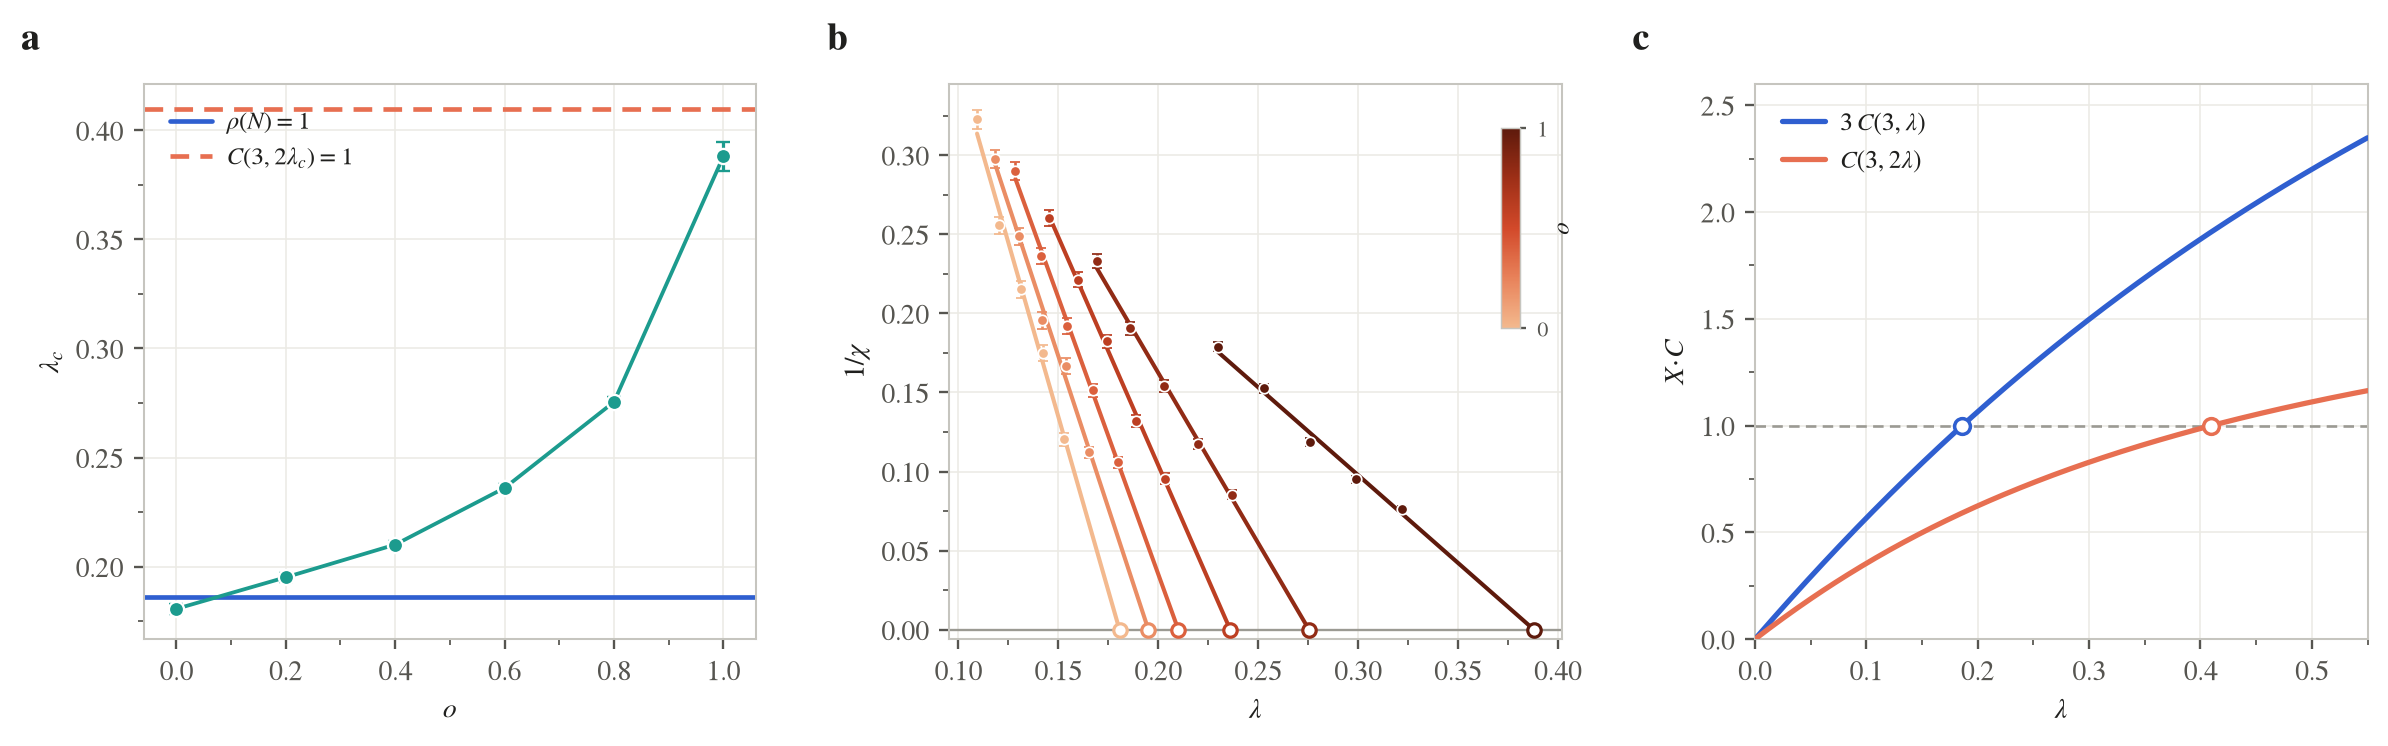

The script that saved this image:
"""Figure 7: the falsifiable test -- does the threshold move with inter-layer
group overlap, which the next-generation matrix cannot see?

(2.7) reads only P(k), m and theta. Two multiplexes with the same P(k) and the
same m therefore carry the same predicted lambda_c, no matter how their layers
are positioned relative to one another. Overlap -- a layer-2 group re-using a
node pair that already shares a layer-1 group -- closes a 4-cycle, exactly what
the local-tree assumption discards. So a measured dependence of lambda_c on o is
a direct, quantitative reading of the tree closure's failure.

Family: every node has layer-degree (2,2), m = (3,3), and a fraction o of the
layer-1 groups is reproduced verbatim in layer 2 (see overlap.py). P(k) and m
are identical throughout; o is the only thing that varies.

Two reference lines bracket the effect:
  theory   1 * C(3,lam) * 3 = 1                  -> lambda_c = 0.18614  (flat in o)
  o = 1    layer 2 is a copy, so each physical group carries rate 2*lam and a
           node has 2 physical groups: 1 * C(3, 2 lam) = 1 -> lambda_c = 0.40974
"""
import json
import os
import numpy as np
from scipy.optimize import brentq

from theory import cascade_C, lambda_c_rho
from overlap import build_overlap_multiplex
from simulate import _membership, outbreak_size
from figure4_rho12 import _wls, _xintercept, bootstrap_lc

M_GROUPS = (3, 3)
KDEG = 2
N_SIM = 20000
NGRAPHS = 4
# The window must stay clear of lambda_c: 1/chi is linear only asymptotically,
# and close to the threshold chi grows until the outbreak cap truncates it. A
# first attempt with [0.72,0.92] put the top point within 3% of lambda_c for the
# intermediate overlaps -- where the initial guess was weakest -- and the fits
# came back with 15-sigma residual curvature. Backing the window off and letting
# it re-centre three times keeps every point comfortably subcritical.
WINDOW = np.array([0.60, 0.66, 0.72, 0.78, 0.84])
O_SIM = [0.0, 0.2, 0.4, 0.6, 0.8, 1.0]

P_FAM = {(KDEG, KDEG): 1.0}
LC_THEORY = lambda_c_rho(P_FAM, M_GROUPS)                       # 0.186141
LC_O1 = brentq(lambda L: cascade_C(3, L, 1) - 1.0, 1e-9, 60, xtol=1e-14) / 2


def chi_at(o, lam, n_seeds, seed, cap=None):
    """Mean subcritical outbreak size, averaged over NGRAPHS realisations."""
    rng = np.random.default_rng(seed)
    cap = cap or N_SIM // 4          # generous: truncating the tail biases chi low
    sizes = []
    for _ in range(NGRAPHS):
        groups, _o = build_overlap_multiplex(N_SIM, M_GROUPS, KDEG, o, rng)
        owner = _membership(groups, N_SIM)
        beta = [lam, lam]
        for _ in range(n_seeds // NGRAPHS):
            v = int(rng.integers(N_SIM))
            s, _h = outbreak_size(groups, owner, beta, [1, 1], v, rng, cap=cap)
            sizes.append(s)
    a = np.asarray(sizes, float)
    return a.mean(), a.std(ddof=1) / np.sqrt(len(a))


def scaled_errors(lams_all, y_all, ye_all, ses):
    """PDG-style scaling of the fitted uncertainties.

    The delta-method standard error on the x-intercept assumes the linear law
    holds exactly over the window. Where residual curvature survives, chi2/dof
    exceeds 1 and that error is optimistic; the standard remedy is to inflate it
    by sqrt(chi2/dof). Here it matters at o=1 (chi2/dof = 4.7), whose window
    spans the widest absolute lambda range and so retains the most curvature.
    """
    out, fac = [], []
    for i in range(len(ses)):
        x, y, ye = map(np.asarray, (lams_all[i], y_all[i], ye_all[i]))
        a, b, _ = _wls(x, y, ye)
        chi2 = (((y - (a + b * x)) / ye) ** 2).sum() / (len(x) - 2)
        f = max(1.0, np.sqrt(chi2))
        fac.append(f)
        out.append(ses[i] * f)
    return np.array(out), np.array(fac)


def realised_overlap(o, seed, reps=3):
    rng = np.random.default_rng(seed)
    vals = [build_overlap_multiplex(N_SIM, M_GROUPS, KDEG, o, rng)[1]
            for _ in range(reps)]
    return float(np.mean(vals))


def lambda_c_of_o(o, seed):
    """Three passes: two cheap ones to re-centre the window on lambda_c, then a
    high-statistics measurement. Returns the fit and its residual pulls, so a
    badly placed window cannot pass silently."""
    guess = LC_THEORY + o * (LC_O1 - LC_THEORY)          # bracketing interpolation
    for npass, nseed in ((0, 1200), (1, 2000), (2, 6000)):
        lams = WINDOW * guess
        y, ye = [], []
        for L in lams:
            c, se = chi_at(o, L, nseed, seed + 17 * npass + int(1000 * L))
            y.append(1.0 / c)
            ye.append(se / c ** 2)
        y, ye = np.array(y), np.array(ye)
        lc, selc = _xintercept(lams, y, ye)
        guess = lc
    a, b, _ = _wls(lams, y, ye)
    pulls = (y - (a + b * lams)) / ye
    return lc, selc, lams, y, ye, pulls


def main():
    cache = "figure7_data.json"
    if os.path.exists(cache):
        d = json.load(open(cache))
        os_, lcs, ses = (np.array(d["o"]), np.array(d["lc"]), np.array(d["se"]))
        opair = np.array(d["o_pair"])
        lams_all = [np.array(v) for v in d["lams_all"]]
        y_all = [np.array(v) for v in d["y_all"]]
        ye_all = [np.array(v) for v in d["ye_all"]]
    else:
        os_, lcs, ses, opair = [], [], [], []
        lams_all, y_all, ye_all = [], [], []
        for i, o in enumerate(O_SIM):
            lc, se, lams, y, ye, pulls = lambda_c_of_o(o, seed=500 + 31 * i)
            op = realised_overlap(o, seed=9000 + i)
            os_.append(o); lcs.append(lc); ses.append(se); opair.append(op)
            lams_all.append(lams); y_all.append(y); ye_all.append(ye)
            print(f"o={o:.2f} (pair {op:.4f}): lambda_c={lc:.5f}+-{se:.5f}"
                  f"  theory={LC_THEORY:.5f}  ratio={lc/LC_THEORY:.3f}"
                  f"  | fit max|pull|={np.abs(pulls).max():.1f}"
                  f"  top lam/lc={lams[-1]/lc:.3f}", flush=True)
        os_, lcs, ses, opair = map(np.array, (os_, lcs, ses, opair))
        json.dump({"o": os_.tolist(), "o_pair": opair.tolist(),
                   "lc": lcs.tolist(), "se": ses.tolist(),
                   "lams_all": [v.tolist() for v in lams_all],
                   "y_all": [v.tolist() for v in y_all],
                   "ye_all": [v.tolist() for v in ye_all],
                   "N": N_SIM, "k": KDEG, "m": list(M_GROUPS),
                   "lc_theory": LC_THEORY, "lc_o1": LC_O1},
                  open(cache, "w"), indent=2)

    ses_s, fac = scaled_errors(lams_all, y_all, ye_all, ses)
    print(f"\nlambda_c: {lcs[0]:.5f} (o=0) -> {lcs[-1]:.5f} (o=1), "
          f"a {(lcs[-1]/lcs[0]-1)*100:.1f}% rise")
    print(f"theory (flat) = {LC_THEORY:.5f};  o=1 analytic = {LC_O1:.5f}")
    print("sigma inflation sqrt(chi2/dof): " +
          ", ".join(f"o={o:.1f}:{f:.2f}" for o, f in zip(os_, fac)))
    print(f"pull at o=0 : {(lcs[0]-LC_THEORY)/ses_s[0]:+.2f} sigma (scaled)  "
          f"(control: the tree closure should be exact here)")
    print(f"pull at o=1 : {(lcs[-1]-LC_THEORY)/ses_s[-1]:+.1f} sigma (scaled)  vs the flat prediction")
    R = lcs[-1] / lcs[0]
    sR = R * np.sqrt((ses_s[-1] / lcs[-1]) ** 2 + (ses_s[0] / lcs[0]) ** 2)
    Rp = LC_O1 / LC_THEORY
    print(f"ratio lc(1)/lc(0) = {R:.3f} +- {sR:.3f} vs analytic {Rp:.3f} "
          f"-> {(R-Rp)/sR:+.2f} sigma")
    plot(os_, opair, lcs, ses_s, lams_all, y_all, ye_all)
    return os_, opair, lcs, ses, lams_all, y_all, ye_all


# --------------------------------------------------------------------------
def plot(os_, opair, lcs, ses, lams_all, y_all, ye_all):
    import matplotlib as mpl
    import matplotlib.pyplot as plt
    from matplotlib.colors import LinearSegmentedColormap, Normalize
    from matplotlib.cm import ScalarMappable
    from matplotlib.ticker import AutoMinorLocator

    INK, SEC, MUTED = "#20201e", "#565550", "#9b9a93"
    TEAL, CORAL, BLUE = "#1C9B8E", "#E76F51", "#2F5FD0"
    # warm sequential ramp: every level stays legible (the earlier teal ramp
    # washed out at its light end) and it does not collide with the blue theory
    # line or the teal measurement points of panel (a)
    SEQ = LinearSegmentedColormap.from_list(
        "o", ["#F3B98E", "#E8825A", "#D2492A", "#9E2F17", "#5E1A0C"])
    NORM = Normalize(0.0, 1.0)

    mpl.rcParams.update({
        "figure.dpi": 140, "savefig.dpi": 340,
        "font.family": "STIXGeneral", "mathtext.fontset": "stix", "font.size": 9.5,
        "axes.edgecolor": "#c6c5bf", "axes.linewidth": 0.7, "axes.labelcolor": INK,
        "axes.labelpad": 3.5, "text.color": INK,
        "xtick.color": SEC, "ytick.color": SEC,
        "xtick.major.size": 3.4, "ytick.major.size": 3.4,
        "xtick.minor.size": 1.9, "ytick.minor.size": 1.9,
        "axes.grid": True, "grid.color": "#ecebe5", "grid.linewidth": 0.55,
        "axes.axisbelow": True, "legend.frameon": False,
        "lines.solid_capstyle": "round",
    })
    fig, (axA, axB, axC) = plt.subplots(1, 3, figsize=(11.4, 3.55))
    fig.subplots_adjust(left=0.058, right=0.987, bottom=0.155, top=0.9, wspace=0.315)

    def tag(ax, s):
        ax.text(-0.20, 1.045, s, transform=ax.transAxes, fontsize=13,
                fontweight="bold", va="bottom", ha="left", color=INK)

    def minor(ax, nx=2, ny=2):
        ax.xaxis.set_minor_locator(AutoMinorLocator(nx))
        ax.yaxis.set_minor_locator(AutoMinorLocator(ny))
        ax.tick_params(which="both", top=False, right=False)

    # ---------------------------------------------------------- (a) result
    axA.axhline(LC_THEORY, color=BLUE, lw=1.6, zorder=2,
                label=r"$\rho(N)=1$")
    axA.axhline(LC_O1, color=CORAL, lw=1.6, ls=(0, (4, 2.4)), zorder=2,
                label=r"$C(3,2\lambda_c)=1$")
    axA.errorbar(opair, lcs, yerr=ses, fmt="o", ms=5.2, mfc=TEAL, mec="white",
                 mew=0.8, ecolor=TEAL, elinewidth=1.1, capsize=2.4,
                 capthick=0.9, zorder=4)
    axA.plot(opair, lcs, "-", color=TEAL, lw=1.3, zorder=3)
    axA.set_xlim(-0.06, 1.06)
    axA.set_xlabel(r"$o$")
    axA.set_ylabel(r"$\lambda_c$")
    minor(axA)
    axA.legend(loc="upper left", fontsize=8.4, handlelength=1.7,
               handletextpad=0.6, labelspacing=0.45, borderaxespad=0.7)
    tag(axA, "a")

    # ----------------------------------------------------- (b) measurement
    axB.axhline(0, color=MUTED, lw=0.8, zorder=1)
    for i, o in enumerate(os_):
        col = SEQ(NORM(o))
        lams, y, ye = lams_all[i], y_all[i], ye_all[i]
        a, b, _ = _wls(lams, y, ye)
        xi = -a / b
        xs = np.linspace(lams[0], xi, 40)
        axB.plot(xs, a + b * xs, "-", color=col, lw=1.4, zorder=3)
        axB.errorbar(lams, y, yerr=ye, fmt="o", ms=3.6, mfc=col, mec="white",
                     mew=0.6, ecolor=col, elinewidth=0.9, capsize=1.8,
                     capthick=0.7, zorder=4)
        axB.plot([xi], [0.0], "o", ms=4.6, mfc="white", mec=col, mew=1.1, zorder=5)
    axB.set_xlabel(r"$\lambda$")
    axB.set_ylabel(r"$1/\chi$")
    axB.set_ylim(bottom=-0.006)
    minor(axB)
    cax = axB.inset_axes([0.90, 0.56, 0.032, 0.36])
    cb = fig.colorbar(ScalarMappable(norm=NORM, cmap=SEQ), cax=cax)
    cb.set_ticks([0, 1])
    cb.ax.tick_params(labelsize=7.5, length=2.2, color=SEC)
    cb.outline.set_linewidth(0.5); cb.outline.set_edgecolor("#c6c5bf")
    cb.set_label(r"$o$", fontsize=8.6, labelpad=1.0)
    tag(axB, "b")

    # ------------------------------------------------------ (c) mechanism
    lam = np.linspace(0.0, 0.55, 260)
    th = np.array([3 * cascade_C(3, L, 1) for L in lam])        # what (2.7) counts
    ac = np.array([cascade_C(3, 2 * L, 1) for L in lam])        # the o=1 process
    axC.axhline(1.0, color=MUTED, lw=0.9, ls=(0, (4, 2.4)), zorder=2)
    axC.plot(lam, th, "-", color=BLUE, lw=1.8, zorder=3,
             label=r"$3\,C(3,\lambda)$")
    axC.plot(lam, ac, "-", color=CORAL, lw=1.8, zorder=3,
             label=r"$C(3,2\lambda)$")
    axC.plot([LC_THEORY], [1.0], "o", ms=5.4, mfc="white", mec=BLUE, mew=1.2, zorder=5)
    axC.plot([LC_O1], [1.0], "o", ms=5.4, mfc="white", mec=CORAL, mew=1.2, zorder=5)
    axC.set_xlim(0, 0.55); axC.set_ylim(0, 2.6)
    axC.set_xlabel(r"$\lambda$")
    axC.set_ylabel(r"$X\!\cdot\!C$")
    minor(axC)
    axC.legend(loc="upper left", fontsize=8.6, handlelength=1.7,
               handletextpad=0.6, labelspacing=0.5, borderaxespad=0.7)
    tag(axC, "c")

    fig.savefig("figure7_overlap.pdf", bbox_inches="tight")
    fig.savefig("figure7_overlap.png", bbox_inches="tight", dpi=210)
    print("saved figure7_overlap.png/.pdf")


if __name__ == "__main__":
    main()
